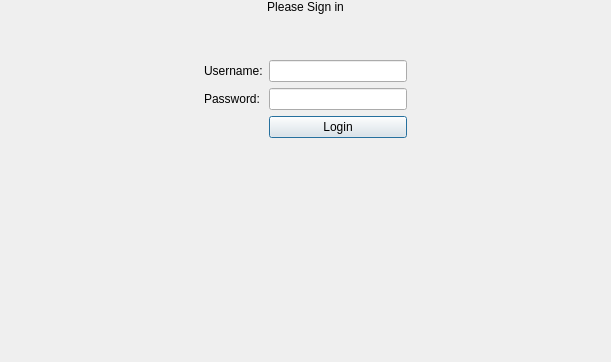
<?xml version="1.0" encoding="UTF-8"?>
<ui version="4.0">
 <class>loginWindow</class>
 <widget class="QDialog" name="loginWindow">
  <property name="geometry">
   <rect>
    <x>0</x>
    <y>0</y>
    <width>611</width>
    <height>362</height>
   </rect>
  </property>
  <property name="windowTitle">
   <string>Login</string>
  </property>
  <widget class="QWidget" name="verticalLayoutWidget">
   <property name="geometry">
    <rect>
     <x>0</x>
     <y>0</y>
     <width>611</width>
     <height>241</height>
    </rect>
   </property>
   <layout class="QVBoxLayout" name="verticalLayout">
    <item>
     <widget class="QLabel" name="label">
      <property name="styleSheet">
       <string notr="true">font: 26pt &quot;Sitka Text&quot;;</string>
      </property>
      <property name="text">
       <string>Please Sign in</string>
      </property>
      <property name="alignment">
       <set>Qt::AlignCenter</set>
      </property>
     </widget>
    </item>
    <item>
     <layout class="QGridLayout" name="gridLayout">
      <item row="2" column="1">
       <spacer name="verticalSpacer_2">
        <property name="orientation">
         <enum>Qt::Vertical</enum>
        </property>
        <property name="sizeHint" stdset="0">
         <size>
          <width>20</width>
          <height>40</height>
         </size>
        </property>
       </spacer>
      </item>
      <item row="1" column="1">
       <layout class="QFormLayout" name="formLayout">
        <item row="0" column="0">
         <widget class="QLabel" name="label_2">
          <property name="text">
           <string>Username:</string>
          </property>
         </widget>
        </item>
        <item row="0" column="1">
         <widget class="QLineEdit" name="lineEditUsername"/>
        </item>
        <item row="1" column="0">
         <widget class="QLabel" name="label_3">
          <property name="text">
           <string>Password:</string>
          </property>
         </widget>
        </item>
        <item row="1" column="1">
         <widget class="QLineEdit" name="lineEditPassword"/>
        </item>
        <item row="2" column="1">
         <widget class="QPushButton" name="pushButtonLogin">
          <property name="text">
           <string>Login</string>
          </property>
         </widget>
        </item>
       </layout>
      </item>
      <item row="1" column="2">
       <spacer name="horizontalSpacer">
        <property name="orientation">
         <enum>Qt::Horizontal</enum>
        </property>
        <property name="sizeHint" stdset="0">
         <size>
          <width>40</width>
          <height>20</height>
         </size>
        </property>
       </spacer>
      </item>
      <item row="0" column="1">
       <spacer name="verticalSpacer_3">
        <property name="orientation">
         <enum>Qt::Vertical</enum>
        </property>
        <property name="sizeHint" stdset="0">
         <size>
          <width>20</width>
          <height>40</height>
         </size>
        </property>
       </spacer>
      </item>
      <item row="1" column="0">
       <spacer name="horizontalSpacer_3">
        <property name="orientation">
         <enum>Qt::Horizontal</enum>
        </property>
        <property name="sizeHint" stdset="0">
         <size>
          <width>40</width>
          <height>20</height>
         </size>
        </property>
       </spacer>
      </item>
     </layout>
    </item>
    <item>
     <spacer name="verticalSpacer">
      <property name="orientation">
       <enum>Qt::Vertical</enum>
      </property>
      <property name="sizeHint" stdset="0">
       <size>
        <width>20</width>
        <height>40</height>
       </size>
      </property>
     </spacer>
    </item>
   </layout>
  </widget>
 </widget>
 <resources/>
 <connections/>
</ui>
